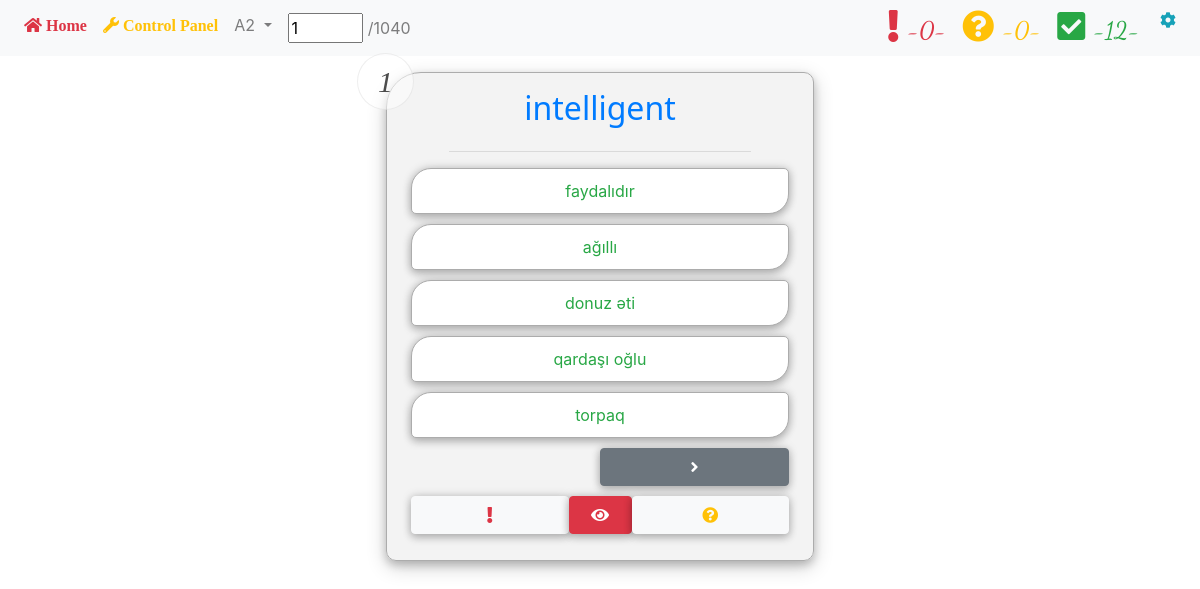
/test_A2/ (signed in), run on the app's committed database.
### views/models.py (models this page shows)
class A2(db.Model):
    id = db.Column(db.Integer, primary_key=True)
    kind = db.Column(db.String(10), nullable=False)
    title = db.Column(db.String(10), nullable=False)
    answer = db.Column(db.String(10), nullable=False)
    author = db.Column(db.String(10), nullable=False)

### views/levels.py (the view)
@levels_b.route('/test_A2/', methods=['POST', 'GET'], defaults={'id' : 1})
@levels_b.route('/test_A2/<int:id>',methods=['POST','GET'])
@login_required
def test_A2(id):
    infos = Punctuation_1.query.filter_by(author = session['username']).all()
    session['quantity']=len(infos)
    onfos = Punctuation_2.query.filter_by(author = session['username']).all()
    session['amounts']=len(onfos)
    cors = Corrects.query.filter_by(author = session['username']).all()
    session['cors_w']=len(cors)
    l_test = A2.query.filter_by(id = id).filter(or_(Create.author == 'everyone', Create.author == session['username'])).first()
    everyone= A2.query.filter_by(author = 'everyone').all()
    users_created = A2.query.filter_by(author = session['username']).all()
    others = everyone+users_created
    counts = len(others)
    session['kind'] = 'A2'
    session['A2_id'] = id
    if id < counts+1 and l_test:
        liste = []
        for oth in others:
            if oth.answer not in l_test.answer:
                liste.append(oth.answer)
        liste2 = random.sample(liste, 4)
        liste2.append(l_test.answer)
        results = random.sample(liste2, 5)
        return render_template('run.html', id = id,l_test = l_test, results =results,counts =counts,others=others)
    else:
        return render_template('run.html')

### views/models.py (called while the page is built)
def login_required(f):
    @wraps(f)
    def decorated_function(*args, **kwargs):
        if 'logged_in' in session:
            return f(*args, **kwargs)
        else:
            flash('Please login to enter this page','danger')
            return redirect(url_for('login'))
    return decorated_function

### templates/run.html (shortened to what this page needs)
{% extends 'index.html' %}
{% block body %}
{% if l_test %}
<div class="arxafon mt-3 py-3 px-4">
    <div class="sira">{{id}}</div>
    <div class="row">
        <div class="sual col-12 text-center text-primary">
            <h2> {{l_test.title}} </h2>
        </div>
    </div>
    <hr style="width:80%">
    <div class="row">
        <div class="col variantlar">
            {% for result in results %}
            <div class="row">
                <div class="col ">
                    {% if result == l_test.answer %}
                    <form  action='/correct/{{id}}/{{l_test.answer}}'  method="POST">
                        <button id="d1" class="var w-100 text-left text-center text-success" type="submit" name='{{l_test}}'>
                            {{l_test.answer}}
                        </button>
                    </form>
                    {% else %}
                    <form action="{{id}}">
                        <button id="d1" class="var w-100 text-left text-center text-success" type="submit">{{result}}</button>
                    </form>
                    {% endif %}
                </div>
            </div>
            {% endfor %}
            <div class="row">
                <div class="col">
                     {% if id
                    <counts %} <form action="{{id+1}}">
                        <button type="submit" class="btn btn-secondary float-right col-6 ">
                        <i class="fas fa-angle-right " ></i>
                        </button>
                        </form>
                        {% endif %}
                </div>
            </div>
            <div class="row">
                <div class="col">
                    <form action="/punctuation_1/{{l_test.id}}" method="POST">
                        <button type="submit" class="btn btn-light  float-left col-5" name='button1'>
                            <i class="fas fa-exclamation text-danger "></i>
                        </button>
                    </form>
                    <a href="https://dictionary.cambridge.org/tr/s%C3%B6zl%C3%BCk/ingilizce/{{l_test.title}}" target="_blank">
                        <button type="button" class="btn btn-danger float-left col-2">
                        <i class="fas fa-eye"></i>
                    </button>
                    </a>
                    <form action="/punctuation_2/{{l_test.id}}" method="POST">
                        <button type="submit" class="btn btn-light float-left col-5" id='circle_question' name='button2'>
                        <i class="fas fa-question-circle text-warning "></i>
                    </button>
                    </form>
                </div>
            </div>
        </div>
    </div>
</div>
{% endif %} {% endblock body %}

### templates/includes/navbar.html (shortened to what this page needs)
{% if session['username'] %}
<nav class="navbar navbar-expand-lg navbar-light bg-light">
    <div class="collapse navbar-collapse" id="navbarSupportedContent">
        <ul class="navbar-nav mr-auto">
            <li class="nav-item">
                <a class="nav-link text-danger" href="/"><i class="fas fa-home ">
                Home
                </i></a>
            </li>
            <li class="nav-item">
                <a class="nav-link text-warning" href="/dashboard">
                <i class="fas fa-wrench ">
                    Control Panel
                </i></a>
            </li>
            <li class="nav-item dropdown">
                <a class="nav-link dropdown-toggle" href="#" id="navbarDropdown" role="button" data-toggle="dropdown" aria-haspopup="true" aria-expanded="false">
                    {% if session['kind'] == 'A1' %}
                        A1
                    {% elif session['kind'] == 'A2' %}
                        A2
                    {% elif session['kind'] == 'B1' %}
                        B1
                    {% elif session['kind'] == 'B2' %}
                        B2
                    {% else %}
                        IELTS WORDS
                    {% endif %}
                </a>
            </li>
            {% if counts %}
            <li class="nav-item">
                <form class="" action="/find" method="POST">
                    <a class="nav-link" href="#">
                        <input class="w-25" type="text" value="{{l_test.id}}" name='keyword'> /{{counts}}
                    </a>
                </form>
            </li>
            {% endif %}
        </ul>
        <ul class="navbar-nav ml-auto ">
            <li class="nav-item ">
                <a class="nav-link" href="/out_exclamation">
                    <i class="fas fa-exclamation text-danger fa-2x">
                    <h4 style="font-family: 'Dancing Script', cursive;">
                        -{{session['quantity']}}-
                    </h4>
                    </i>
                </a>
            </li>
            <li class="nav-item ">
                <a class="nav-link" href="/out_question_circle">
                    <i class="fas fa-question-circle text-warning fa-2x">
                        <h4 style="font-family: 'Dancing Script', cursive;">
                            -{{session['amounts']}}-
                        </h4>
                    </i>
                </a>
            </li>
            <li class="nav-item ">
                <a class="nav-link" href="/correct">
                    <i class="fas fa-check-square text-success fa-2x ">
                        <h4 style="font-family: 'Dancing Script', cursive;">
                             -{{session['cors_w']}}-
                        </h4>
                    </i>
                </a>
            </li>
            <li class="nav-item dropdown">
                <a class="nav-link fas fa-cog text-info" style="cursor:pointer" id="navbarDropdown" role="button" data-toggle="dropdown" aria-haspopup="true" aria-expanded="false">
                </a>
            </li>
        </ul>
    </div>
</nav>
{% endif %}

### static/style_1.css (style rules this page uses)
.arxafon { background-color: rgba(238, 238, 238, 0.7); border: 1px solid rgb(172, 172, 172); box-shadow: 0 4px 8px 0 rgba(0, 0, 0, 0.2), 0 6px 20px 0 rgba(0, 0, 0, 0.19); border-radius: 10px; border-top-left-radius: 35px; width: 428px; margin-left: auto; margin-right: auto; position: relative; }
.sual { font-size: 21px; font-family: 'Noto Sans', sans-serif; }
button { padding: 10px; border-radius: 5px; background-color: rgb(255, 255, 255); border: 1px solid rgb(172, 172, 172); border-top-left-radius: 20px; border-bottom-right-radius: 20px; margin-bottom: 10px; box-shadow: 0 4px 8px 0 rgba(0, 0, 0, 0.2), 0 0px 10px 0 rgba(0, 0, 0, 0.19); }
.sira { position: absolute; top: -20px; left: -30px; font-size: 30px; font-style: italic; font-family: 'Ma Shan Zheng', cursive; background-color: rgb(255, 255, 255, 0.5); border: 1px solid rgb(172, 172, 172, 0.2); padding: 5px; text-align: center; border-radius: 50%; width: 57px; color: rgb(0, 0, 0, 0.7); }
.var { cursor: pointer; }
.nav-link { padding: 2px; }
h4 { display: inline; }

### data on the page
A2: keyword "1", title "intelligent", answer "ağıllı"
A2: answer "faydalıdır"
A2: answer "donuz əti"
A2: answer "qardaşı oğlu"
A2: answer "torpaq"

### other printed values
{{ counts }} "1040"
{{ session['quantity'] }} "0"
{{ session['amounts'] }} "0"
{{ session['cors_w'] }} "12"
{{ id }} "1"
